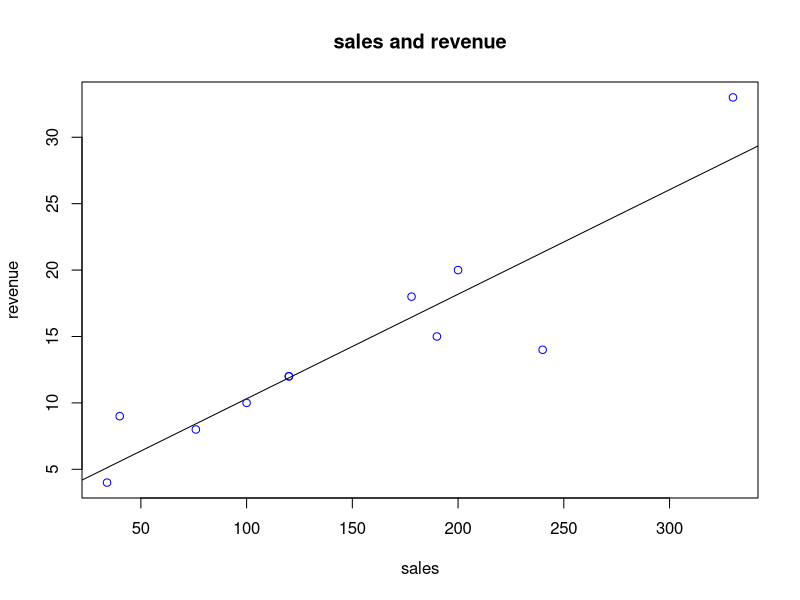

Reproduce this figure in R.
sales <- c(100,200,120,330,120,40,76,34,178,190,240)
revenue <- c(10,20,12,33,12,9,8,4,18,15,14)
plot(sales,revenue,col="blue", main="sales and revenue", abline(lm(revenue~sales)))

relation <- lm(revenue~sales)
print(relation)

expected_sales <- data.frame(sales = 1500)
expected_revenue <- predict(relation,expected_sales)
cat("Expected Revnue is: ", expected_revenue)
